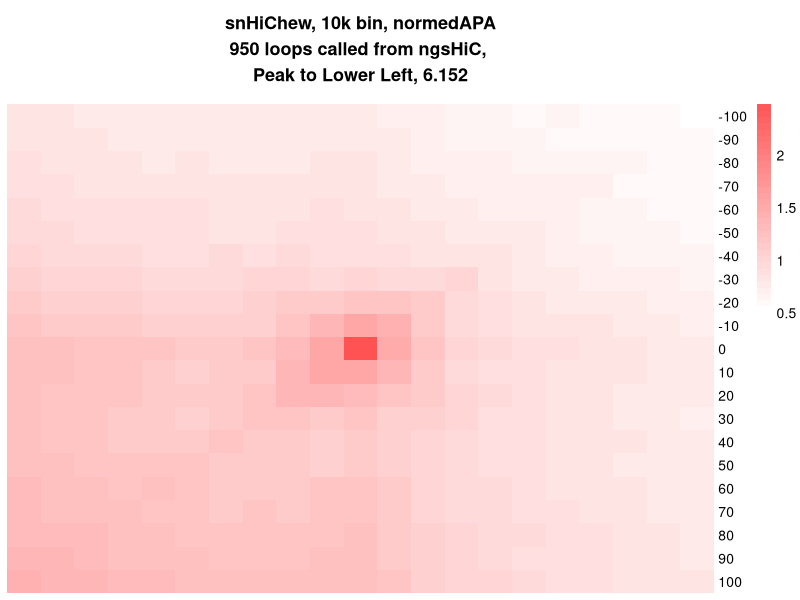

Write R code to recreate this figure.
library(ggplot2)
library(plyr)
library(reshape2)
library(zoo)
library(pheatmap)
#library(HiCcompare)
library(Matrix)
library(data.table)
################################################################################################  20221116

sca_raw<-fread('hichew/gw/normedAPA_reformat.txt')
row.names(sca_raw)<-10*(as.integer(row.names(sca_raw))-11)

pdf('apa_snHiChew.pdf',height=6,width=6)
pheatmap(color=colorRampPalette(c("white",'red'))(50),sca_raw,border_color=NA,cluster_rows=F,cluster_cols=F,
         show_rownames=T,show_colnames=F,breaks=seq(0.5,2.5,0.06),main = "snHiChew, 10k bin, normedAPA\n950 loops called from ngsHiC, \nPeak to Lower Left, 6.152") 
dev.off()


#library(gridExtra)
#grid.arrange(p1,p2,nrow=1,ncol=2)
